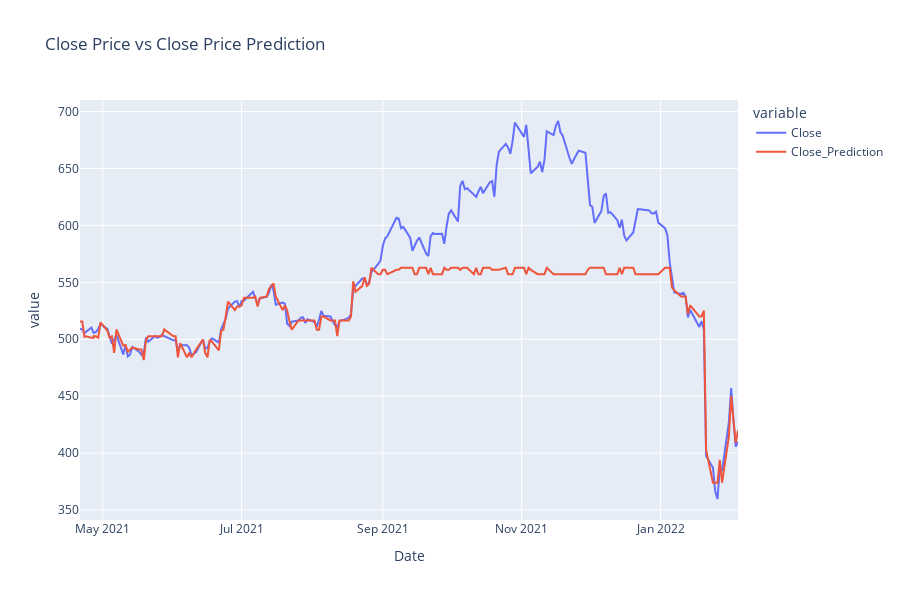

Notebook code cell kept with this figure:
### Code cell
merge_df = merged_df.toPandas()
# Sort the DataFrame by Date
merged_df_pandas = merge_df.sort_values(by="Date")

# Plot using Plotly
fig = px.line(
    merged_df_pandas,
    x="Date",
    y=["Close", "Close_Prediction"],
    title="Close Price vs Close Price Prediction"
)

# Adjust the layout for better visualization
fig.update_layout(width=900, height=600)

# Show the plot
fig.show()

### Figure 1 — Plotly figure (JSON) as saved in the notebook; plotly's stock layout.template omitted (floating-point values rounded to 4 significant figures; data arrays with more than 128 entries replaced by an {"elided": "..."} marker saying what was removed)
{"data": [{"hovertemplate": "variable=Close<br>Date=%{x}<br>value=%{y}<extra></extra>", "legendgroup": "Close", "line": {"color": "#636efa", "dash": "solid"}, "marker": {"symbol": "circle"}, "mode": "lines", "name": "Close", "orientation": "v", "showlegend": true, "type": "scatter", "x": {"elided": "206 str values"}, "xaxis": "x", "y": {"elided": "206 float values"}, "yaxis": "y"}, {"hovertemplate": "variable=Close_Prediction<br>Date=%{x}<br>value=%{y}<extra></extra>", "legendgroup": "Close_Prediction", "line": {"color": "#EF553B", "dash": "solid"}, "marker": {"symbol": "circle"}, "mode": "lines", "name": "Close_Prediction", "orientation": "v", "showlegend": true, "type": "scatter", "x": {"elided": "206 str values"}, "xaxis": "x", "y": {"elided": "206 float values"}, "yaxis": "y"}], "layout": {"height": 600, "legend": {"title": {"text": "variable"}, "tracegroupgap": 0}, "title": {"text": "Close Price vs Close Price Prediction"}, "width": 900, "xaxis": {"anchor": "y", "domain": [0, 1], "title": {"text": "Date"}}, "yaxis": {"anchor": "x", "domain": [0, 1], "title": {"text": "value"}}}}
